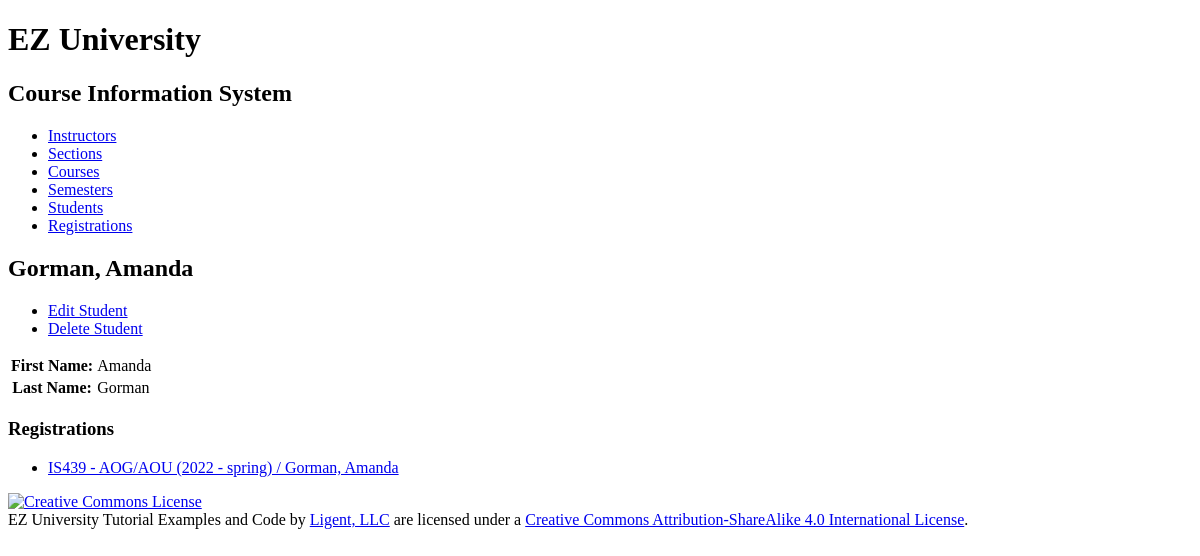
Page /student/2/ on the earlier database version.
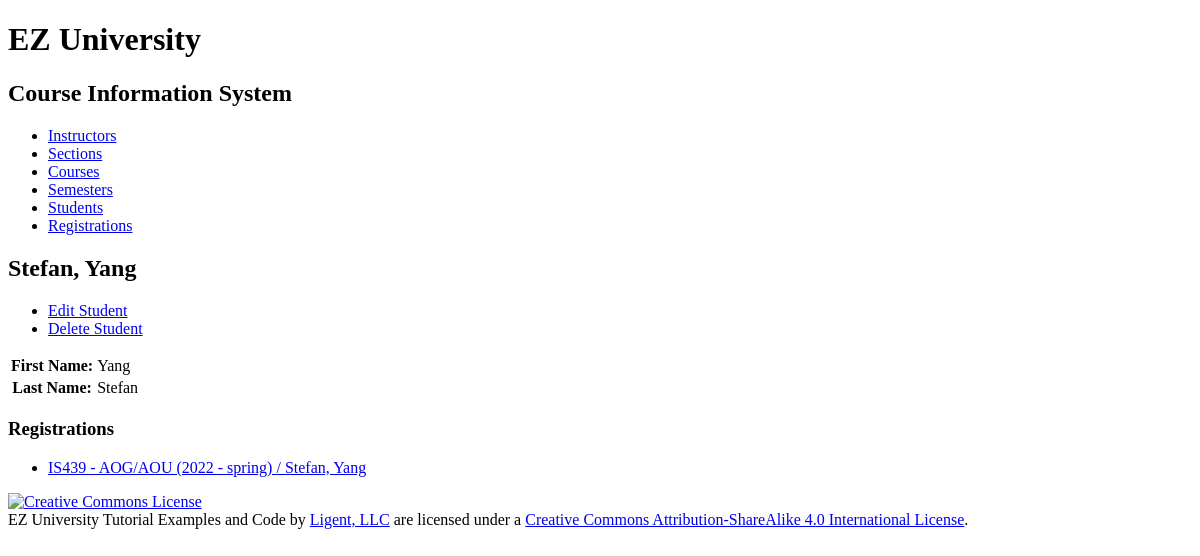
Same page on the later database version.
### courseinfo/models.py (models this page shows, shortened)
class Student(models.Model):
    student_id = models.AutoField(primary_key=True)
    first_name = models.CharField(max_length=45)
    last_name = models.CharField(max_length=45)
    disambiguator = models.CharField(max_length=45, blank=True, default='')
    def __str__(self):
        result = ''
        if self.disambiguator == '':
            result = '%s, %s' % (self.last_name, self.first_name)
        else:
            result = '%s, %s (%s)' % (self.last_name, self.first_name, self.disambiguator)
        return result
    def get_update_url(self):
        return reverse('courseinfo_student_update_urlpattern',
                       kwargs={'pk': self.pk})
    def get_delete_url(self):
        return reverse('courseinfo_student_delete_urlpattern',
                       kwargs={'pk':self.pk})
    class Meta:
        ordering = ['last_name', 'first_name', 'disambiguator']
        constraints = [
            UniqueConstraint(fields=['last_name', 'first_name', 'disambiguator'],
                             name='unique_student')
        ]

class Registration(models.Model):
    registration_id = models.AutoField(primary_key=True)
    student = models.ForeignKey(Student, related_name='registrations', on_delete=models.PROTECT)
    section = models.ForeignKey(Section, related_name='registrations', on_delete=models.PROTECT)
    def __str__(self):
        return '%s / %s' % (self.section, self.student)
    def get_absolute_url(self):
        return reverse('courseinfo_registration_detail_urlpattern',
                       kwargs={'pk':self.pk}
                       )
    class Meta:
        ordering = ['section', 'student']
        constraints = [
            UniqueConstraint(fields=['section', 'student'],
                             name='unique_registration')
        ]

class Section(models.Model):
    section_id = models.AutoField(primary_key=True)
    section_name = models.CharField(max_length=20)
    semester = models.ForeignKey(Semester, related_name='sections', on_delete=models.PROTECT)
    course = models.ForeignKey(Course, related_name='sections', on_delete=models.PROTECT)
    instructor = models.ForeignKey(Instructor, related_name='sections', on_delete=models.PROTECT)
    def __str__(self):
        return '%s - %s (%s)' % (self.course.course_number, self.section_name, self.semester.__str__())
    class Meta:
        ordering = ['course', 'section_name', 'semester']
        constraints = [
            UniqueConstraint(fields=['semester', 'course', 'section_name'],
                             name='unique_section')
        ]

class Course(models.Model):
    course_id = models.AutoField(primary_key=True)
    course_number = models.CharField(max_length=20)
    course_name = models.CharField(max_length=255)
    class Meta:
        ordering = ['course_number', 'course_name']
        constraints = [
            UniqueConstraint(fields=['course_number', 'course_name'], name='unique_course')
        ]

class Semester(models.Model):
    semester_id = models.AutoField(primary_key=True)
    year = models.ForeignKey(Year, related_name='semesters', on_delete=models.PROTECT)
    period = models.ForeignKey(Period, related_name='semesters', on_delete=models.PROTECT)
    def __str__(self):
        return '%s - %s' %(self.year.year, self.period.period_name)
    class Meta:
        ordering = ['year__year', 'period__period_sequence']
        constraints = [
            UniqueConstraint(fields=['year', 'period'], name='unique_semester')
        ]

class Year(models.Model):
    year_id = models.AutoField(primary_key=True)
    year = models.IntegerField(unique=True)
    class Meta:
        ordering = ['year']

class Period(models.Model):
    period_id = models.AutoField(primary_key=True)
    period_sequence = models.IntegerField(unique=True)
    period_name = models.CharField(max_length=45, unique=True)
    class Meta:
        ordering = ['period_sequence']

### courseinfo/views.py (the view)
class StudentDetail(View):
    def get(self, request, pk):
        student = get_object_or_404(
            Student,
            pk=pk
        )
        registration_list = student.registrations.all()
        return render(
            request,
            'courseinfo/student_detail.html',
            {'student': student, 'registration_list': registration_list}
        )

### courseinfo/templates/courseinfo/student_detail.html (shortened to what this page needs)
{% extends 'courseinfo/base.html' %}
{% block content %}
    <h2>{{ student }}</h2>
    <ul>
        <li>
            <a href="{{ student.get_update_url }}">
                Edit Student</a></li>
        <li>
            <a href="{{ student.get_delete_url }}">
                Delete Student</a></li>
    </ul>
    <registration>
        <table>
            <tr>
                <th>First Name:</th>
                <td>{{ student.first_name }}</td>
            </tr>
            <tr>
                <th>Last Name:</th>
                <td>{{ student.last_name }}</td>
            </tr>
        </table>
    </registration>
    <registration>
        <h3>Registrations</h3>
        <ul>
            {% for registration in registration_list %}
                <li>
                    <a href="{{ registration.get_absolute_url }}">{{ registration }}</a>
                </li>
            {% empty %}
                <li><em>There are currently no registrations for this student.</em></li>
            {% endfor %}
        </ul>
    </registration>
{% endblock %}

### courseinfo/templates/courseinfo/base.html (shortened to what this page needs)
<!DOCTYPE html>
<html lang="en">
<head>
</head>
<body>
<div>
    <header>
        <h1>EZ University</h1>
        <h2>Course Information System</h2>
    </header>
    <nav>
        <ul>
            <li>
                <a href="{% url 'courseinfo_instructor_list_urlpattern' %}">
                    Instructors</a></li>
            <li>
                <a href="{% url 'courseinfo_section_list_urlpattern' %}">
                    Sections</a></li>
            <li>
                <a href="{% url 'courseinfo_course_list_urlpattern' %}">
                    Courses</a></li>
            <li>
                <a href="{% url 'courseinfo_semester_list_urlpattern' %}">
                    Semesters</a></li>
            <li>
                <a href="{% url 'courseinfo_student_list_urlpattern' %}">
                    Students</a></li>
            <li>
                <a href="{% url 'courseinfo_registration_list_urlpattern' %}">
                    Registrations</a></li>
        </ul>
    </nav>
    <main>
        {% block content %}{% endblock %}
    </main>
</div>
<footer>
    <p>
        <a rel="license" href="http://creativecommons.org/licenses/by-sa/4.0/">
            <img alt="Creative Commons License" style="border-width:0"
                 src="https://i.creativecommons.org/l/by-sa/4.0/88x31.png"/>
        </a><br/><span xmlns:dct="http://purl.org/dc/terms/" property="dct:title">EZ University Tutorial Examples and Code</span>
        by
        <a xmlns:cc="http://creativecommons.org/ns#" href="https://www.ligent.net" property="cc:attributionName"
           rel="cc:attributionURL">Ligent, LLC</a> are licensed under a
        <a rel="license" href="http://creativecommons.org/licenses/by-sa/4.0/">Creative Commons Attribution-ShareAlike
            4.0 International License</a>.
    </p>
</footer>
</body>
</html>

Differences in the rows shown:
changed Student: disambiguator+last_name+first_name "Gorman, Amanda" → "Stefan, Yang"; first_name "Amanda" → "Yang"; last_name "Gorman" → "Stefan"
changed through a linked row, Registration: section+student "IS439 - AOG/AOU (2022 - spring) / Gorman, Amanda" → "IS439 - AOG/AOU (2022 - spring) / Stefan, Yang"
